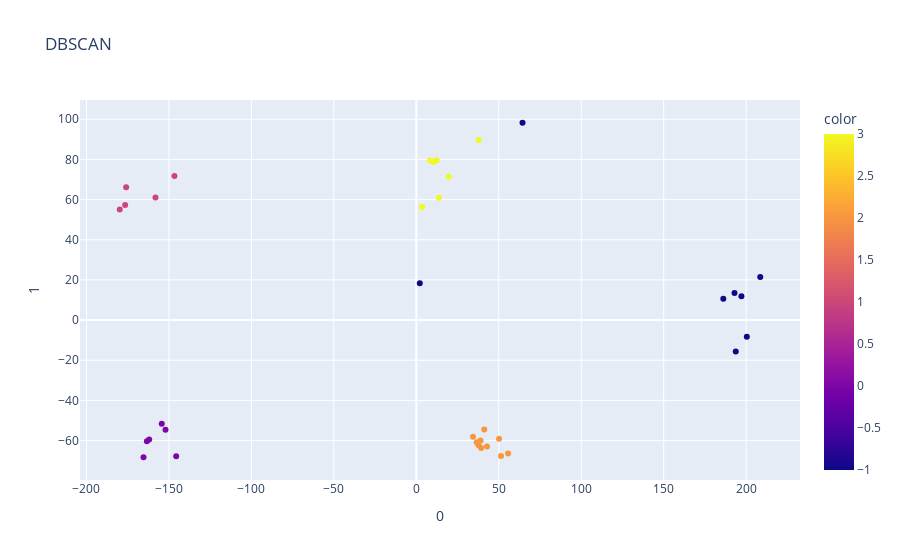
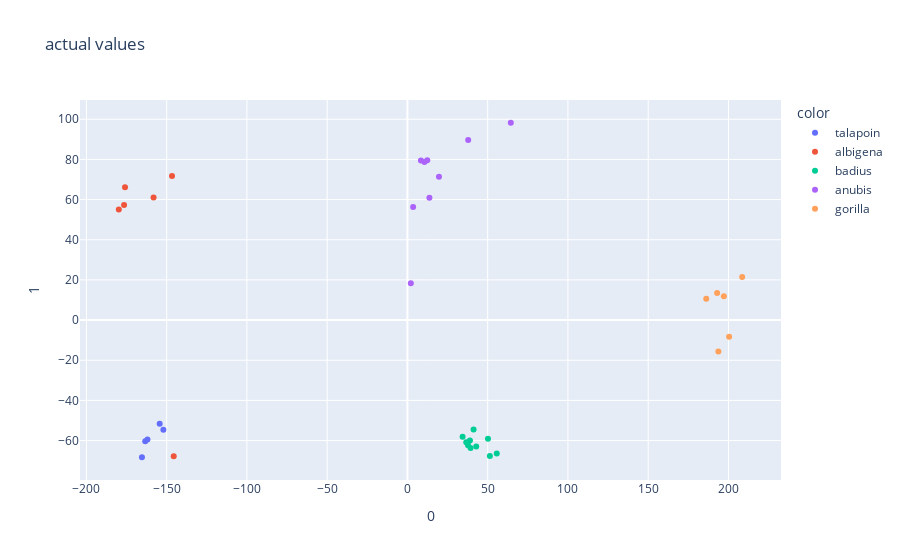

Notebook code cell kept with these figures, in order:
### Markdown cell above
We can see that the elbow point is at 34, so we will normally use this as our eps values in the db-scan. however, using trial and error, I found that using 50 is a better value.

### Code cell
'''DBscan'''
from sklearn.cluster import DBSCAN
dbscan = DBSCAN(eps=50, min_samples=5).fit(clustering_data)
identified_clusters = dbscan.fit_predict(clustering_data)
labels = dbscan.labels_

data_with_clusters = clustering_data.copy()
data_with_clusters['Clusters'] = identified_clusters

plotPCA1 = 0
plotPCA2 = 1

pca = PCA(n_components=3)
components = pca.fit_transform(X)

loadings = pca.components_.T * np.sqrt(pca.explained_variance_)
components2 = []
for i in components:
    components2.append([i[plotPCA1], i[plotPCA2]])

fig = px.scatter(components2, x=0, y=1, color=data_with_clusters['Clusters'], title= 'DBSCAN')
fig.show()

fig = px.scatter(components, x=0, y=1, color=species_series, title= 'actual values')
fig.show()

### Figure 1 — Plotly figure (JSON) as saved in the notebook; plotly's stock layout.template omitted (floating-point values rounded to 4 significant figures)
{"data": [{"hovertemplate": "0=%{x}<br>1=%{y}<br>color=%{marker.color}<extra></extra>", "legendgroup": "", "marker": {"color": [0, 0, 0, 0, 0, 1, 1, 1, 1, 0, 1, 2, 2, 2, 2, 2, 2, 2, 2, 2, 2, -1, 3, 3, 3, 3, 3, 3, 3, -1, -1, -1, -1, -1, -1, -1], "coloraxis": "coloraxis", "symbol": "circle"}, "mode": "markers", "name": "", "orientation": "v", "showlegend": false, "type": "scatter", "x": [-154.4, -152.1, -165.4, -163.4, -162.0, -179.8, -158.2, -176.5, -175.9, -145.6, -146.7, 41.21, 42.86, 51.37, 38.94, 36.65, 55.64, 34.38, 39.32, 50.18, 37.76, 64.41, 37.85, 12.35, 3.556, 19.65, 10.6, 8.42, 13.69, 2.116, 197.1, 208.6, 186.1, 200.4, 193.7, 192.9], "xaxis": "x", "y": [-51.61, -54.58, -68.3, -60.33, -59.44, 55.1, 61.08, 57.32, 66.09, -67.79, 71.71, -54.47, -62.9, -67.65, -59.96, -60.87, -66.45, -58.13, -63.72, -59.09, -62.32, 98.26, 89.71, 79.62, 56.35, 71.35, 78.68, 79.41, 60.86, 18.38, 11.93, 21.46, 10.69, -8.328, -15.63, 13.54], "yaxis": "y"}], "layout": {"coloraxis": {"colorbar": {"title": {"text": "color"}}, "colorscale": [[0, "#0d0887"], [0.1111, "#46039f"], [0.2222, "#7201a8"], [0.3333, "#9c179e"], [0.4444, "#bd3786"], [0.5556, "#d8576b"], [0.6667, "#ed7953"], [0.7778, "#fb9f3a"], [0.8889, "#fdca26"], [1, "#f0f921"]]}, "legend": {"tracegroupgap": 0}, "title": {"text": "DBSCAN"}, "xaxis": {"anchor": "y", "domain": [0, 1], "title": {"text": "0"}}, "yaxis": {"anchor": "x", "domain": [0, 1], "title": {"text": "1"}}}}

### Figure 2 — Plotly figure (JSON) as saved in the notebook; plotly's stock layout.template omitted (floating-point values rounded to 4 significant figures)
{"data": [{"hovertemplate": "color=talapoin<br>0=%{x}<br>1=%{y}<extra></extra>", "legendgroup": "talapoin", "marker": {"color": "#636efa", "symbol": "circle"}, "mode": "markers", "name": "talapoin", "orientation": "v", "showlegend": true, "type": "scatter", "x": [-154.4, -152.1, -165.4, -163.4, -162.0], "xaxis": "x", "y": [-51.61, -54.58, -68.3, -60.33, -59.44], "yaxis": "y"}, {"hovertemplate": "color=albigena<br>0=%{x}<br>1=%{y}<extra></extra>", "legendgroup": "albigena", "marker": {"color": "#EF553B", "symbol": "circle"}, "mode": "markers", "name": "albigena", "orientation": "v", "showlegend": true, "type": "scatter", "x": [-179.8, -158.2, -176.5, -175.9, -145.6, -146.7], "xaxis": "x", "y": [55.1, 61.08, 57.32, 66.09, -67.79, 71.71], "yaxis": "y"}, {"hovertemplate": "color=badius<br>0=%{x}<br>1=%{y}<extra></extra>", "legendgroup": "badius", "marker": {"color": "#00cc96", "symbol": "circle"}, "mode": "markers", "name": "badius", "orientation": "v", "showlegend": true, "type": "scatter", "x": [41.21, 42.86, 51.37, 38.94, 36.65, 55.64, 34.38, 39.32, 50.18, 37.76], "xaxis": "x", "y": [-54.47, -62.9, -67.65, -59.96, -60.87, -66.45, -58.13, -63.72, -59.09, -62.32], "yaxis": "y"}, {"hovertemplate": "color=anubis<br>0=%{x}<br>1=%{y}<extra></extra>", "legendgroup": "anubis", "marker": {"color": "#ab63fa", "symbol": "circle"}, "mode": "markers", "name": "anubis", "orientation": "v", "showlegend": true, "type": "scatter", "x": [64.41, 37.85, 12.35, 3.556, 19.65, 10.6, 8.42, 13.69, 2.116], "xaxis": "x", "y": [98.26, 89.71, 79.62, 56.35, 71.35, 78.68, 79.41, 60.86, 18.38], "yaxis": "y"}, {"hovertemplate": "color=gorilla<br>0=%{x}<br>1=%{y}<extra></extra>", "legendgroup": "gorilla", "marker": {"color": "#FFA15A", "symbol": "circle"}, "mode": "markers", "name": "gorilla", "orientation": "v", "showlegend": true, "type": "scatter", "x": [197.1, 208.6, 186.1, 200.4, 193.7, 192.9], "xaxis": "x", "y": [11.93, 21.46, 10.69, -8.328, -15.63, 13.54], "yaxis": "y"}], "layout": {"legend": {"title": {"text": "color"}, "tracegroupgap": 0}, "title": {"text": "actual values"}, "xaxis": {"anchor": "y", "domain": [0, 1], "title": {"text": "0"}}, "yaxis": {"anchor": "x", "domain": [0, 1], "title": {"text": "1"}}}}
